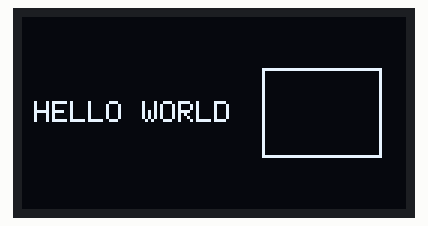
A sketch run on a simulated Arduino Uno, built with avr-gcc and run on an emulated ATmega328P. Shown: 128×64 one-colour display.

Above: at 0.1 s.

The sketch:

task1_2_3.ino
```cpp
#include <Wire.h>
#include <Adafruit_GFX.h>
#include <Adafruit_SSD1306.h>

const int Width = 128;
const int Height = 64;
const int Reset_Pin = -1;

Adafruit_SSD1306 Display(Width, Height, &Wire, Reset_Pin);

void setup()
{
  Display.clearDisplay();

  Display.setTextSize(1);
  Display.setTextColor(WHITE);

  Display.setCursor(4, 28);
  Display.print(F("HELLO WORLD "));

  Display.drawRect(80, 17, 40, 30, WHITE);

  Display.display();

}

void loop()
{
}
```
